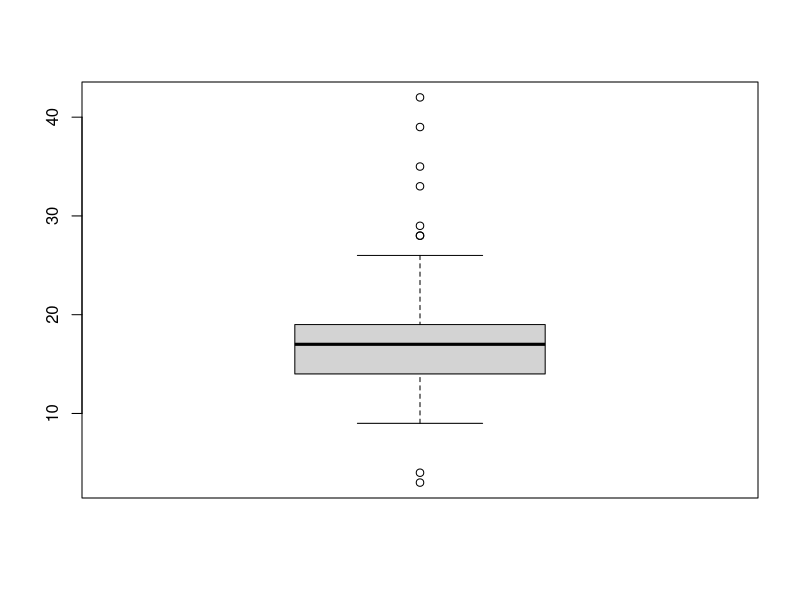
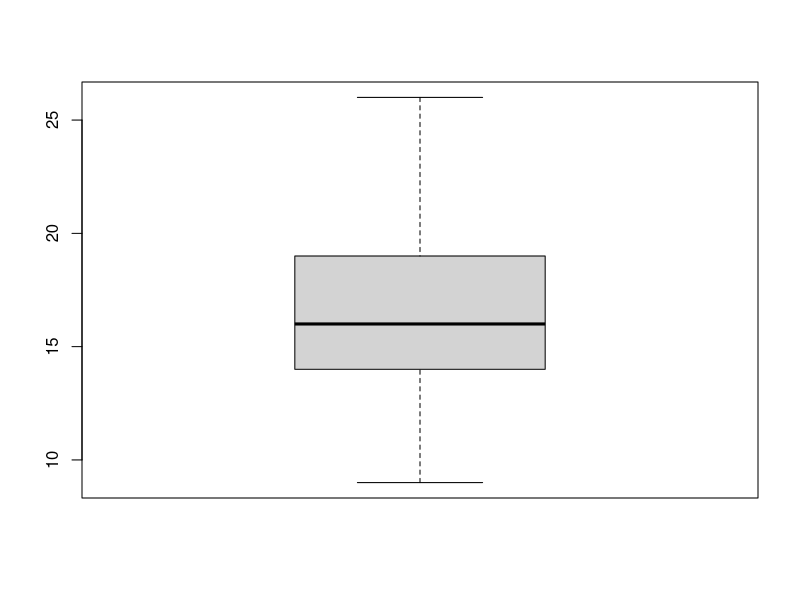

Write R code to recreate these figures, in order.
library('dplyr')
library('ggplot2')

# 7-1

mpg <- as.data.frame(ggplot2::mpg)

mpg_clone <- mpg

mpg_clone %>%
  mutate(sum_cty_hwy=cty+hwy) -> mpg_clone

# 7-2
mpg_clone %>%
  mutate(avg_cty_hwy=sum_cty_hwy/2) -> mpg_clone

mpg_clone %>%
  head(1)

# 7-3
mpg_clone %>%
  arrange(desc(avg_cty_hwy)) %>%
  head(3)

# 7-4
mpg %>%
  mutate(sum_cty_hwy=cty+hwy,
         avg_cty_hwy=sum_cty_hwy/2) %>%
  arrange(desc(avg_cty_hwy)) %>%
  head(3)


# 8-1
mpg %>%
  group_by(class) %>%
  summarise(mean_cty=mean(cty))

# 8-2
mpg %>%
  group_by(class) %>%
  summarise(mean_cty=mean(cty)) %>%
  arrange(desc(mean_cty))


# 8-3
mpg %>%
  group_by(manufacturer) %>%
  summarise(mean_cty=mean(cty)) %>%
  arrange(desc(mean_cty))

#8-4
mpg %>%
  filter(class %in% "compact") %>%
  group_by(manufacturer) %>%
  tally() %>%
  arrange(desc(n))

# 9-1
fuel <- data.frame(fl = c("c", "d", "e", "p", "r"),
                   price_fl = c(2.35, 2.38, 2.11, 2.76, 2.22),
                   stringsAsFactors = F)

mpg %>%
  full_join(fuel, by="fl")

# 9-2

mpg %>%
  full_join(fuel, by="fl") %>%
  select(model, fl, price_fl) %>%
  head(5)

head(mpg)

fuel



# 10-1
midwest <- as.data.frame(ggplot2::midwest)

midwest %>%
  mutate(teenager_percent=(poptotal-popadults)*100/poptotal) -> midwest

# 10-2
midwest %>%
  group_by(county) %>%
  select(county, teenager_percent) %>%
  arrange(desc(teenager_percent)) %>%
  head(5)

# 10-3
midwest %>%
  mutate(teen_per_grade= ifelse(teenager_percent>=40, "large",
                                ifelse(teenager_percent<30, "small", "middle"))) %>%
  group_by(teen_per_grade) %>%
  tally()

# 10-4
midwest %>%
  mutate(asian_per=popasian/poptotal*100) %>%
  select(state, county, asian_per) %>%
  arrange(desc(asian_per)) %>%
  tail(10)


# 11-1
mpg <- as.data.frame(ggplot2::mpg)
mpg[c(65, 124, 131, 153, 212), "hwy"] <-NA

table(is.na(mpg$hwy))
table(is.na(mpg$drv))

# 11-2
mpg %>%
  filter(!is.na(hwy)) %>%
  group_by(drv) %>%
  summarise(mean_hwy=mean(hwy))

# 12-1
mpg <- as.data.frame(ggplot2::mpg)
mpg[c(10, 14, 58, 93), "drv"] <- "k"
mpg[c(29, 43, 129, 203), "cty"] <- c(3, 4, 39, 42)

mpg %>%
  filter(!drv %in% c("4", "f", "r")) %>%
  mutate(drv=NA) -> mpg_na

mpg %>%
  filter(drv %in% c("4", "f", "r")) %>%
  rbind(mpg_na) -> mpg

mpg %>%
  filter(!drv %in% c("4", "f", "r", NA))

# 12-2

boxplot(mpg$cty)


boxplot.stats(mpg$cty)

mpg %>%
  filter(cty>=28 | cty<=4) %>%
  mutate(cty=NA) -> mpg_cty_out

mpg %>%
  filter(cty>4 & cty<28) %>%
  rbind(mpg_cty_out) -> mpg

boxplot(mpg$cty)

#13-3
mpg %>%
  filter(cty>=28 | cty<=4)

mpg %>%
  filter(!drv %in% c("4", "f", "r", NA))

mpg %>%
  filter(!is.na(drv) & !is.na(cty)) %>%
  group_by(drv) %>%
  summarise(mean_cty=mean(cty))